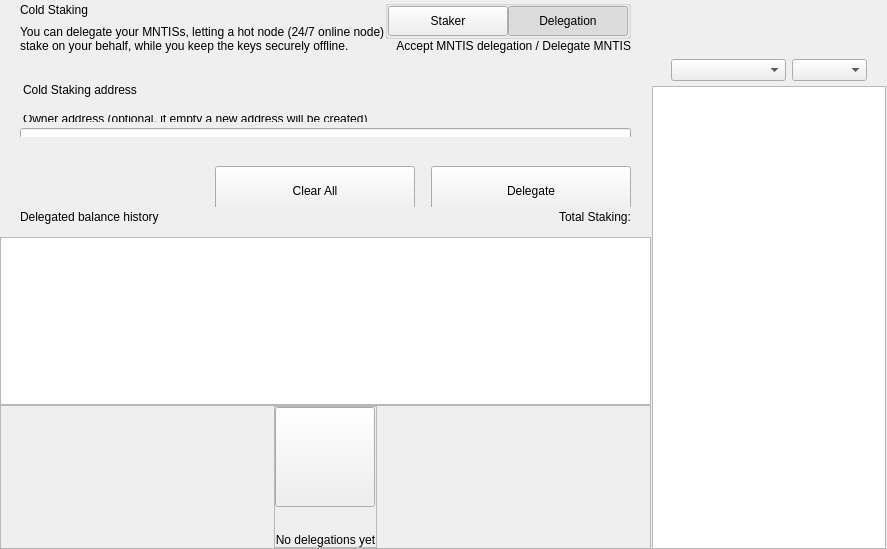
<?xml version="1.0" encoding="UTF-8"?>
<ui version="4.0">
 <class>ColdStakingWidget</class>
 <widget class="QWidget" name="ColdStakingWidget">
  <property name="geometry">
   <rect>
    <x>0</x>
    <y>0</y>
    <width>629</width>
    <height>549</height>
   </rect>
  </property>
  <property name="windowTitle">
   <string>Form</string>
  </property>
  <layout class="QHBoxLayout" name="horizontalLayout_1" stretch="2,1">
   <property name="spacing">
    <number>0</number>
   </property>
   <property name="leftMargin">
    <number>0</number>
   </property>
   <property name="topMargin">
    <number>0</number>
   </property>
   <property name="rightMargin">
    <number>0</number>
   </property>
   <property name="bottomMargin">
    <number>0</number>
   </property>
   <item>
    <widget class="QWidget" name="left" native="true">
     <layout class="QVBoxLayout" name="verticalLayout_3">
      <property name="leftMargin">
       <number>0</number>
      </property>
      <property name="topMargin">
       <number>0</number>
      </property>
      <property name="rightMargin">
       <number>0</number>
      </property>
      <property name="bottomMargin">
       <number>0</number>
      </property>
      <item>
       <layout class="QVBoxLayout" name="verticalLayout_2">
        <property name="spacing">
         <number>0</number>
        </property>
        <item>
         <layout class="QVBoxLayout" name="verticalLayoutTop">
          <property name="spacing">
           <number>0</number>
          </property>
          <property name="leftMargin">
           <number>0</number>
          </property>
          <property name="rightMargin">
           <number>0</number>
          </property>
          <item>
           <widget class="QWidget" name="containerTitle" native="true">
            <property name="sizePolicy">
             <sizepolicy hsizetype="Preferred" vsizetype="Minimum">
              <horstretch>0</horstretch>
              <verstretch>0</verstretch>
             </sizepolicy>
            </property>
            <property name="maximumSize">
             <size>
              <width>16777215</width>
              <height>100</height>
             </size>
            </property>
            <layout class="QHBoxLayout" name="containerTitleLayout">
             <property name="spacing">
              <number>0</number>
             </property>
             <property name="leftMargin">
              <number>20</number>
             </property>
             <property name="topMargin">
              <number>0</number>
             </property>
             <property name="rightMargin">
              <number>20</number>
             </property>
             <property name="bottomMargin">
              <number>0</number>
             </property>
             <item>
              <layout class="QVBoxLayout" name="verticalLayout11">
               <property name="spacing">
                <number>5</number>
               </property>
               <item>
                <widget class="QLabel" name="labelTitle">
                 <property name="text">
                  <string>Cold Staking</string>
                 </property>
                </widget>
               </item>
               <item>
                <widget class="QLabel" name="labelSubtitle1">
                 <property name="maximumSize">
                  <size>
                   <width>16777215</width>
                   <height>16777215</height>
                  </size>
                 </property>
                 <property name="text">
                  <string>You can delegate your MNTISs, letting a hot node (24/7 online node)
stake on your behalf, while you keep the keys securely offline.</string>
                 </property>
                </widget>
               </item>
              </layout>
             </item>
             <item>
              <spacer name="horizontalSpacer">
               <property name="orientation">
                <enum>Qt::Horizontal</enum>
               </property>
               <property name="sizeHint" stdset="0">
                <size>
                 <width>40</width>
                 <height>20</height>
                </size>
               </property>
              </spacer>
             </item>
             <item>
              <widget class="QWidget" name="containerViewPrivacyChecks" native="true">
               <layout class="QVBoxLayout" name="containerPrivacyChecks">
                <property name="spacing">
                 <number>0</number>
                </property>
                <property name="leftMargin">
                 <number>0</number>
                </property>
                <property name="topMargin">
                 <number>0</number>
                </property>
                <property name="rightMargin">
                 <number>0</number>
                </property>
                <property name="bottomMargin">
                 <number>0</number>
                </property>
                <item alignment="Qt::AlignHCenter|Qt::AlignVCenter">
                 <widget class="QGroupBox" name="groupBox">
                  <property name="title">
                   <string/>
                  </property>
                  <layout class="QHBoxLayout" name="horizontalLayout_2_1">
                   <property name="spacing">
                    <number>0</number>
                   </property>
                   <property name="leftMargin">
                    <number>0</number>
                   </property>
                   <property name="topMargin">
                    <number>0</number>
                   </property>
                   <property name="rightMargin">
                    <number>0</number>
                   </property>
                   <property name="bottomMargin">
                    <number>0</number>
                   </property>
                   <item>
                    <widget class="QPushButton" name="pushLeft">
                     <property name="minimumSize">
                      <size>
                       <width>120</width>
                       <height>30</height>
                      </size>
                     </property>
                     <property name="maximumSize">
                      <size>
                       <width>120</width>
                       <height>30</height>
                      </size>
                     </property>
                     <property name="focusPolicy">
                      <enum>Qt::NoFocus</enum>
                     </property>
                     <property name="text">
                      <string>Staker</string>
                     </property>
                     <property name="checkable">
                      <bool>true</bool>
                     </property>
                     <property name="autoExclusive">
                      <bool>true</bool>
                     </property>
                    </widget>
                   </item>
                   <item>
                    <widget class="QPushButton" name="pushRight">
                     <property name="minimumSize">
                      <size>
                       <width>120</width>
                       <height>30</height>
                      </size>
                     </property>
                     <property name="maximumSize">
                      <size>
                       <width>120</width>
                       <height>30</height>
                      </size>
                     </property>
                     <property name="focusPolicy">
                      <enum>Qt::NoFocus</enum>
                     </property>
                     <property name="text">
                      <string>Delegation</string>
                     </property>
                     <property name="checkable">
                      <bool>true</bool>
                     </property>
                     <property name="checked">
                      <bool>true</bool>
                     </property>
                     <property name="autoExclusive">
                      <bool>true</bool>
                     </property>
                    </widget>
                   </item>
                  </layout>
                 </widget>
                </item>
                <item alignment="Qt::AlignTop">
                 <widget class="QLabel" name="labelSubtitle2">
                  <property name="text">
                   <string>Accept MNTIS delegation / Delegate MNTIS</string>
                  </property>
                  <property name="alignment">
                   <set>Qt::AlignRight|Qt::AlignTrailing|Qt::AlignVCenter</set>
                  </property>
                 </widget>
                </item>
               </layout>
              </widget>
             </item>
            </layout>
           </widget>
          </item>
          <item>
           <spacer name="verticalSpacer_2">
            <property name="orientation">
             <enum>Qt::Vertical</enum>
            </property>
            <property name="sizeType">
             <enum>QSizePolicy::Fixed</enum>
            </property>
            <property name="sizeHint" stdset="0">
             <size>
              <width>20</width>
              <height>30</height>
             </size>
            </property>
           </spacer>
          </item>
          <item>
           <widget class="QWidget" name="containerSend" native="true">
            <property name="minimumSize">
             <size>
              <width>0</width>
              <height>50</height>
             </size>
            </property>
            <layout class="QVBoxLayout" name="containerSendRow">
             <property name="spacing">
              <number>6</number>
             </property>
             <property name="leftMargin">
              <number>0</number>
             </property>
             <property name="topMargin">
              <number>0</number>
             </property>
             <property name="rightMargin">
              <number>0</number>
             </property>
             <property name="bottomMargin">
              <number>0</number>
             </property>
             <item>
              <widget class="QLabel" name="labelEditTitle">
               <property name="maximumSize">
                <size>
                 <width>16777215</width>
                 <height>30</height>
                </size>
               </property>
               <property name="styleSheet">
                <string notr="true">padding-left:20px; padding-bottom:3px;</string>
               </property>
               <property name="text">
                <string>Cold Staking address</string>
               </property>
              </widget>
             </item>
             <item>
              <spacer name="verticalSpacer_6">
               <property name="orientation">
                <enum>Qt::Vertical</enum>
               </property>
               <property name="sizeType">
                <enum>QSizePolicy::Fixed</enum>
               </property>
               <property name="sizeHint" stdset="0">
                <size>
                 <width>20</width>
                 <height>9</height>
                </size>
               </property>
              </spacer>
             </item>
             <item>
              <widget class="QWidget" name="containerOwner" native="true">
               <layout class="QVBoxLayout" name="vContainerOwner">
                <property name="spacing">
                 <number>4</number>
                </property>
                <property name="leftMargin">
                 <number>20</number>
                </property>
                <property name="topMargin">
                 <number>0</number>
                </property>
                <property name="rightMargin">
                 <number>20</number>
                </property>
                <property name="bottomMargin">
                 <number>0</number>
                </property>
                <item>
                 <widget class="QLabel" name="labelSubtitleDescription">
                  <property name="maximumSize">
                   <size>
                    <width>16777215</width>
                    <height>20</height>
                   </size>
                  </property>
                  <property name="styleSheet">
                   <string notr="true">margin-bottom:2px;
                   margin-left:0.05px;
                   padding:0px;</string>
                  </property>
                  <property name="text">
                   <string>Owner address (optional, if empty a new address will be created)</string>
                  </property>
                 </widget>
                </item>
                <item>
                 <widget class="QLineEdit" name="lineEditOwnerAddress">
                  <property name="minimumSize">
                   <size>
                    <width>0</width>
                    <height>50</height>
                   </size>
                  </property>
                  <property name="maximumSize">
                   <size>
                    <width>16777215</width>
                    <height>50</height>
                   </size>
                  </property>
                  <property name="styleSheet">
                   <string notr="true"/>
                  </property>
                  <property name="placeholderText">
                   <string>Enter owner address</string>
                  </property>
                 </widget>
                </item>
               </layout>
              </widget>
             </item>
            </layout>
           </widget>
          </item>
         </layout>
        </item>
        <item>
         <spacer name="verticalSpacer_3">
          <property name="orientation">
           <enum>Qt::Vertical</enum>
          </property>
          <property name="sizeType">
           <enum>QSizePolicy::Minimum</enum>
          </property>
          <property name="sizeHint" stdset="0">
           <size>
            <width>20</width>
            <height>20</height>
           </size>
          </property>
         </spacer>
        </item>
        <item>
         <widget class="QWidget" name="containerBtn" native="true">
          <property name="minimumSize">
           <size>
            <width>0</width>
            <height>50</height>
           </size>
          </property>
          <layout class="QHBoxLayout" name="horizontalLayout">
           <property name="rightMargin">
            <number>20</number>
           </property>
           <item>
            <spacer name="horizontalSpacer_2">
             <property name="orientation">
              <enum>Qt::Horizontal</enum>
             </property>
             <property name="sizeHint" stdset="0">
              <size>
               <width>200</width>
               <height>20</height>
              </size>
             </property>
            </spacer>
           </item>
           <item>
            <layout class="QHBoxLayout" name="horizontalLayout_7">
             <item>
              <spacer name="horizontalSpacer_3">
               <property name="orientation">
                <enum>Qt::Horizontal</enum>
               </property>
               <property name="sizeType">
                <enum>QSizePolicy::Expanding</enum>
               </property>
               <property name="sizeHint" stdset="0">
                <size>
                 <width>40</width>
                 <height>20</height>
                </size>
               </property>
              </spacer>
             </item>
             <item>
              <widget class="QPushButton" name="pushButtonClear">
               <property name="minimumSize">
                <size>
                 <width>200</width>
                 <height>50</height>
                </size>
               </property>
               <property name="focusPolicy">
                <enum>Qt::NoFocus</enum>
               </property>
               <property name="text">
                <string>Clear All</string>
               </property>
              </widget>
             </item>
             <item>
              <spacer name="horizontalSpacer_4">
               <property name="orientation">
                <enum>Qt::Horizontal</enum>
               </property>
               <property name="sizeType">
                <enum>QSizePolicy::Fixed</enum>
               </property>
               <property name="sizeHint" stdset="0">
                <size>
                 <width>10</width>
                 <height>20</height>
                </size>
               </property>
              </spacer>
             </item>
             <item>
              <widget class="QPushButton" name="pushButtonSend">
               <property name="minimumSize">
                <size>
                 <width>200</width>
                 <height>50</height>
                </size>
               </property>
               <property name="maximumSize">
                <size>
                 <width>200</width>
                 <height>50</height>
                </size>
               </property>
               <property name="focusPolicy">
                <enum>Qt::NoFocus</enum>
               </property>
               <property name="text">
                <string>Delegate</string>
               </property>
              </widget>
             </item>
            </layout>
           </item>
          </layout>
         </widget>
        </item>
        <item>
         <widget class="QWidget" name="containerHistoryLabel" native="true">
          <layout class="QHBoxLayout" name="horizontalLayout_4">
           <property name="spacing">
            <number>0</number>
           </property>
           <property name="leftMargin">
            <number>20</number>
           </property>
           <property name="topMargin">
            <number>0</number>
           </property>
           <property name="rightMargin">
            <number>20</number>
           </property>
           <property name="bottomMargin">
            <number>0</number>
           </property>
           <item>
            <widget class="QWidget" name="verticalWidget" native="true">
             <property name="minimumSize">
              <size>
               <width>100</width>
               <height>0</height>
              </size>
             </property>
             <layout class="QVBoxLayout" name="verticalLayout_58">
              <property name="leftMargin">
               <number>0</number>
              </property>
              <property name="topMargin">
               <number>0</number>
              </property>
              <property name="rightMargin">
               <number>0</number>
              </property>
              <property name="bottomMargin">
               <number>0</number>
              </property>
              <item>
               <widget class="QLabel" name="labelListHistory">
                <property name="text">
                 <string>Delegated balance history</string>
                </property>
               </widget>
              </item>
             </layout>
            </widget>
           </item>
           <item>
            <spacer name="horizontalSpacer_5">
             <property name="orientation">
              <enum>Qt::Horizontal</enum>
             </property>
             <property name="sizeHint" stdset="0">
              <size>
               <width>40</width>
               <height>20</height>
              </size>
             </property>
            </spacer>
           </item>
           <item>
            <widget class="QLabel" name="labelStakingTotal">
             <property name="text">
              <string>Total Staking:</string>
             </property>
            </widget>
           </item>
          </layout>
         </widget>
        </item>
        <item>
         <layout class="QVBoxLayout" name="verticalLayout_64">
          <property name="spacing">
           <number>0</number>
          </property>
          <item>
           <spacer name="verticalSpacer_44">
            <property name="orientation">
             <enum>Qt::Vertical</enum>
            </property>
            <property name="sizeType">
             <enum>QSizePolicy::Fixed</enum>
            </property>
            <property name="sizeHint" stdset="0">
             <size>
              <width>20</width>
              <height>10</height>
             </size>
            </property>
           </spacer>
          </item>
          <item>
           <widget class="QListView" name="listView">
            <property name="enabled">
             <bool>true</bool>
            </property>
            <property name="mouseTracking">
             <bool>true</bool>
            </property>
           </widget>
          </item>
          <item>
           <widget class="QFrame" name="emptyContainer">
            <property name="minimumSize">
             <size>
              <width>0</width>
              <height>100</height>
             </size>
            </property>
            <property name="frameShape">
             <enum>QFrame::StyledPanel</enum>
            </property>
            <property name="frameShadow">
             <enum>QFrame::Raised</enum>
            </property>
            <layout class="QVBoxLayout" name="verticalLayout_71" stretch="1,8">
             <property name="spacing">
              <number>0</number>
             </property>
             <property name="leftMargin">
              <number>0</number>
             </property>
             <property name="topMargin">
              <number>0</number>
             </property>
             <property name="rightMargin">
              <number>0</number>
             </property>
             <property name="bottomMargin">
              <number>0</number>
             </property>
             <item>
              <spacer name="verticalSpacer">
               <property name="orientation">
                <enum>Qt::Vertical</enum>
               </property>
               <property name="sizeHint" stdset="0">
                <size>
                 <width>20</width>
                 <height>20</height>
                </size>
               </property>
              </spacer>
             </item>
             <item alignment="Qt::AlignHCenter|Qt::AlignVCenter">
              <widget class="QFrame" name="emptyScreen">
               <property name="sizePolicy">
                <sizepolicy hsizetype="Expanding" vsizetype="Expanding">
                 <horstretch>0</horstretch>
                 <verstretch>0</verstretch>
                </sizepolicy>
               </property>
               <property name="frameShape">
                <enum>QFrame::StyledPanel</enum>
               </property>
               <property name="frameShadow">
                <enum>QFrame::Raised</enum>
               </property>
               <layout class="QVBoxLayout" name="verticalLayout">
                <property name="spacing">
                 <number>30</number>
                </property>
                <property name="leftMargin">
                 <number>0</number>
                </property>
                <property name="topMargin">
                 <number>0</number>
                </property>
                <property name="rightMargin">
                 <number>0</number>
                </property>
                <property name="bottomMargin">
                 <number>0</number>
                </property>
                <item alignment="Qt::AlignHCenter|Qt::AlignVCenter">
                 <widget class="QPushButton" name="pushImgEmpty">
                  <property name="minimumSize">
                   <size>
                    <width>100</width>
                    <height>100</height>
                   </size>
                  </property>
                  <property name="maximumSize">
                   <size>
                    <width>100</width>
                    <height>100</height>
                   </size>
                  </property>
                  <property name="focusPolicy">
                   <enum>Qt::NoFocus</enum>
                  </property>
                  <property name="text">
                   <string/>
                  </property>
                  <property name="iconSize">
                   <size>
                    <width>100</width>
                    <height>100</height>
                   </size>
                  </property>
                 </widget>
                </item>
                <item alignment="Qt::AlignHCenter|Qt::AlignVCenter">
                 <widget class="QLabel" name="labelEmpty">
                  <property name="styleSheet">
                   <string notr="true"/>
                  </property>
                  <property name="text">
                   <string>No delegations yet</string>
                  </property>
                  <property name="alignment">
                   <set>Qt::AlignCenter</set>
                  </property>
                 </widget>
                </item>
               </layout>
              </widget>
             </item>
            </layout>
           </widget>
          </item>
         </layout>
        </item>
       </layout>
      </item>
     </layout>
    </widget>
   </item>
   <item>
    <widget class="QWidget" name="right" native="true">
     <layout class="QVBoxLayout" name="rightContainer">
      <property name="spacing">
       <number>0</number>
      </property>
      <property name="leftMargin">
       <number>1</number>
      </property>
      <property name="topMargin">
       <number>0</number>
      </property>
      <property name="rightMargin">
       <number>1</number>
      </property>
      <property name="bottomMargin">
       <number>0</number>
      </property>
      <item>
       <widget class="QWidget" name="containerRightButtons" native="true">
        <property name="minimumSize">
         <size>
          <width>0</width>
          <height>50</height>
         </size>
        </property>
        <layout class="QVBoxLayout" name="verticalLayout_4">
         <property name="leftMargin">
          <number>19</number>
         </property>
         <property name="topMargin">
          <number>0</number>
         </property>
         <property name="rightMargin">
          <number>19</number>
         </property>
         <property name="bottomMargin">
          <number>0</number>
         </property>
         <item>
          <widget class="OptionButton" name="btnCoinControl" native="true">
           <property name="minimumSize">
            <size>
             <width>0</width>
             <height>0</height>
            </size>
           </property>
          </widget>
         </item>
         <item>
          <widget class="OptionButton" name="btnColdStaking" native="true"/>
         </item>
         <item>
          <widget class="OptionButton" name="btnMyStakingAddresses" native="true">
           <property name="sizePolicy">
            <sizepolicy hsizetype="Preferred" vsizetype="Minimum">
             <horstretch>0</horstretch>
             <verstretch>0</verstretch>
            </sizepolicy>
           </property>
          </widget>
         </item>
        </layout>
       </widget>
      </item>
      <item>
       <widget class="QWidget" name="sortWidget" native="true">
        <layout class="QHBoxLayout" name="horizontalLayout_6">
         <property name="leftMargin">
          <number>19</number>
         </property>
         <property name="rightMargin">
          <number>19</number>
         </property>
         <property name="bottomMargin">
          <number>5</number>
         </property>
         <item>
          <spacer name="horizontalSpacer_6">
           <property name="orientation">
            <enum>Qt::Horizontal</enum>
           </property>
           <property name="sizeHint" stdset="0">
            <size>
             <width>40</width>
             <height>20</height>
            </size>
           </property>
          </spacer>
         </item>
         <item>
          <widget class="QComboBox" name="comboBoxSort">
           <property name="sizePolicy">
            <sizepolicy hsizetype="Preferred" vsizetype="Fixed">
             <horstretch>0</horstretch>
             <verstretch>0</verstretch>
            </sizepolicy>
           </property>
           <property name="minimumSize">
            <size>
             <width>115</width>
             <height>0</height>
            </size>
           </property>
          </widget>
         </item>
         <item>
          <widget class="QComboBox" name="comboBoxSortOrder">
           <property name="sizePolicy">
            <sizepolicy hsizetype="Preferred" vsizetype="Fixed">
             <horstretch>0</horstretch>
             <verstretch>0</verstretch>
            </sizepolicy>
           </property>
           <property name="minimumSize">
            <size>
             <width>75</width>
             <height>0</height>
            </size>
           </property>
          </widget>
         </item>
        </layout>
       </widget>
      </item>
      <item>
       <widget class="QListView" name="listViewStakingAddress">
        <property name="enabled">
         <bool>true</bool>
        </property>
        <property name="mouseTracking">
         <bool>true</bool>
        </property>
       </widget>
      </item>
     </layout>
    </widget>
   </item>
  </layout>
 </widget>
 <customwidgets>
  <customwidget>
   <class>OptionButton</class>
   <extends>QWidget</extends>
   <header>qt/MANTIScoin/optionbutton.h</header>
   <container>1</container>
  </customwidget>
 </customwidgets>
 <resources/>
 <connections/>
</ui>
